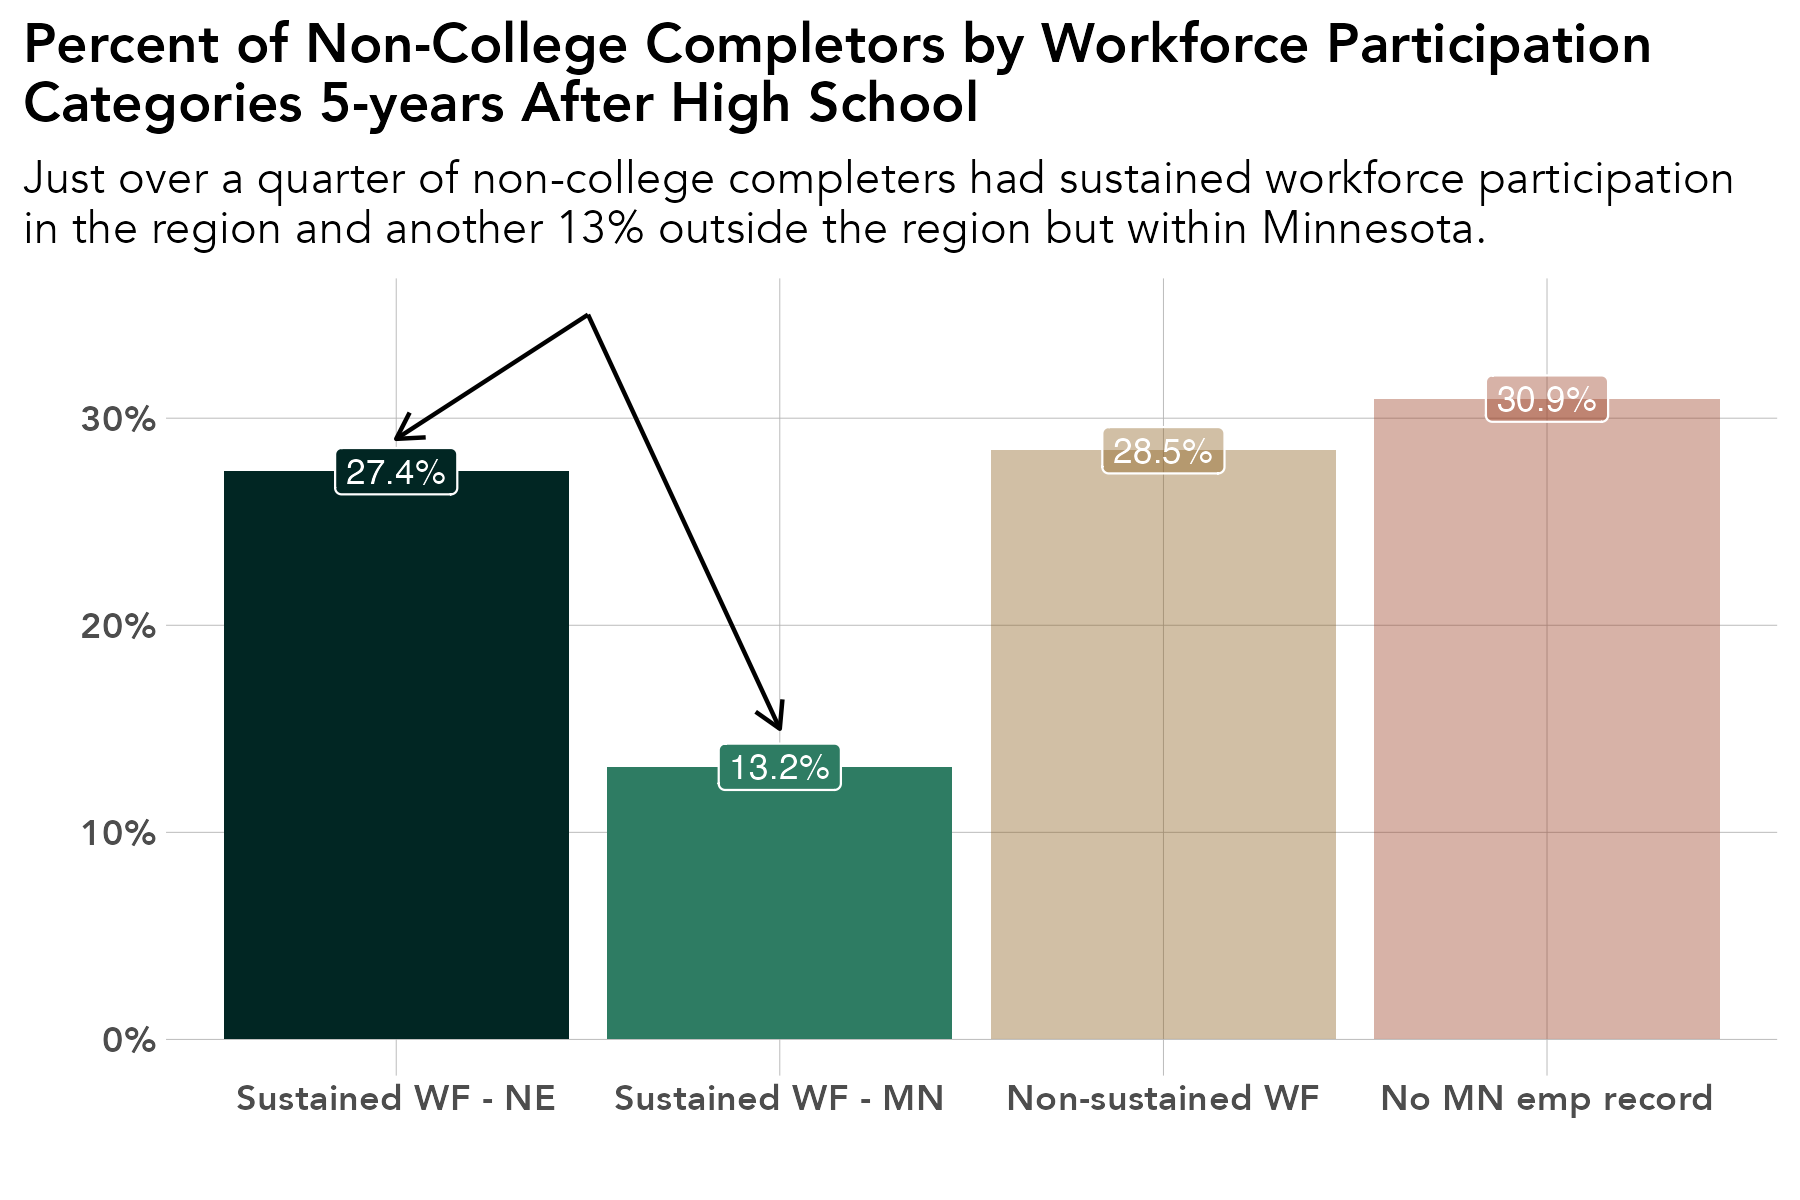

This chart was generated by the following R code:
# library -----------------------------------------------------------------
library(tidyverse)
library(sf)
library(ggrepel)
library(scales)
library(ggiraph)
library(rmapshaper)
library(cowplot)
library(RColorBrewer)
library(readxl)
library(lubridate)
library(readxl)
library(systemfonts)
reset_font_cache()
library(ggtext)
library(janitor)
library(cowplot)
library(ggalluvial)
library(ggsankey)


rm(list = ls())

# themes ------------------------------------------------------------------
theme_bar <- theme_bw() +
  theme(panel.grid.major = element_line(color = "grey70", size = 0.1),
        panel.grid.minor = element_blank(),
        axis.ticks = element_blank(),
        axis.text = element_text(face = "bold"),
        panel.border = element_blank(),
        legend.background = element_rect(fill = "transparent", color = "transparent"),
        legend.key = element_rect(fill = "transparent"),
        legend.key.size = unit(1, "lines"),
        legend.margin = margin(0,0,0,0),
        legend.title = element_blank(),
        legend.text = element_text(margin = margin(l = 2)),
        text = element_text(family = "Avenir") ,
        plot.title.position = "plot",
        plot.title = element_text(face = "bold"))

theme_line <- theme_bw() +
  theme(legend.background = element_rect(fill = "transparent", color = "transparent"),
        legend.key = element_rect(fill = "transparent"),
        legend.text = element_text(margin = margin(l = 2)),
        panel.grid.minor = element_blank(),
        panel.grid.major = element_line(color = "grey70", size = 0.1),
        axis.ticks = element_blank(),
        axis.text = element_text(face = "bold"),
        panel.border = element_blank(),
        legend.margin = margin(0,0,0,0),
        legend.key.size = unit(1, "lines"),
        text = element_text(family = "Avenir") ,
        plot.title.position = "plot",
        plot.title = element_text(face = "bold"))


theme_sf <- theme_bw() +
  theme(axis.text.x=element_blank(),
        axis.text.y=element_blank(),
        axis.ticks=element_blank(),
        panel.background = element_blank(),
        panel.grid.major = element_line(color = "white"),
        panel.border = element_blank(),
        legend.title = element_blank(),
        legend.text = element_text(margin = margin(l = 2)),
        legend.margin = margin(0,0,0,0),
        legend.key.size = unit(1, "lines"),
        text = element_text(family = "Avenir") ,
        plot.title.position = "plot",
        plot.title = element_text(face = "bold"))

theme_all <- theme_bw() +
  theme(axis.ticks=element_blank(),
        axis.text.y = element_blank(),
        panel.background = element_blank(),
        panel.grid.major = element_blank(),
        panel.grid = element_blank(),
        panel.border = element_blank(),
        legend.title = element_blank(),
        legend.text = element_text(margin = margin(l = 2)),
        legend.margin = margin(0,0,0,0),
        legend.key.size = unit(1, "lines"),
        text = element_text(family = "Avenir") ,
        plot.title.position = "plot",
        plot.title = element_text(face = "bold"))


regions <- read_csv("/Users/kellyasche/Library/CloudStorage/GoogleDrive-kasche@ruralmn.org/My Drive/Data Prep/R Projects/Join docs/county_regions.csv") %>%
  select(5,6) %>%
  unique() %>%
  mutate(edr = str_replace(edr, "  ", " "),
         planning.region = str_replace(planning.region, " Minnesota", ""),
         planning.region = fct_relevel(planning.region, "Northwest", "Northeast", "Central", "Seven County Mpls-St Paul", "Southwest", "Southeast"),
         edr = fct_relevel(edr, "EDR 1 - Northwest", "EDR 2 - Headwaters", "EDR 3 - Arrowhead", "EDR 4 - West Central", "EDR 5 - North Central", "EDR 6E- Southwest Central", "EDR 6W- Upper Minnesota Valley", "EDR 7E- East Central", "EDR 7W- Central", "EDR 8 - Southwest", "EDR 9 - South Central", "EDR 10 - Southeast", "EDR 11 - 7 County Twin Cities", "Minnesota"))

counties.regions <- read_csv("/Users/kellyasche/Library/CloudStorage/GoogleDrive-kasche@ruralmn.org/My Drive/Data Prep/R Projects/Join docs/county_regions.csv") %>%
  mutate(countyfp = formatC(countyfp, width = 3, flag = "0"),
         Name = str_to_title(Name),
         Name = str_replace(Name, "Q", "q"),
         Name = str_replace(Name, "Of The", "of the"),
         Name = str_replace(Name, "Mcleod", "McLeod"),
         Dem_Desc = ifelse(Name == "Minnesota", "Minnesota", Dem_Desc) ,
         edr = str_replace(edr, "  ", " "),
         planning.region = str_replace(planning.region, " Minnesota", ""),
         planning.region = fct_relevel(planning.region, "Northwest", "Northeast", "Central", "Seven County Mpls-St Paul", "Southwest", "Southeast"),
         edr = fct_relevel(edr, "EDR 1 - Northwest", "EDR 2 - Headwaters", "EDR 3 - Arrowhead", "EDR 4 - West Central", "EDR 5 - North Central", "EDR 6E- Southwest Central", "EDR 6W- Upper Minnesota Valley", "EDR 7E- East Central", "EDR 7W- Central", "EDR 8 - Southwest", "EDR 9 - South Central", "EDR 10 - Southeast", "EDR 11 - 7 County Twin Cities", "Minnesota"))

color.ruca <- c("Entirely rural" = "#009933", "Town/rural mix" = "#99CC33", "Urban/town/rural mix" = "#CC9966", "Entirely urban" = "#754C29", "Minnesota" = "black")

color.pr <- c("Northwest" = "#4575b4","Northeast" = "grey", "Central" = "#fee090", "Seven County Mpls-St Paul" = "#d73027", "Southwest" = "#91bfdb", "Southeast" = "#fc8d59", "Minnesota" = "black")

color.edr <- c("EDR 1 - Northwest" = "#b3cde3", "EDR 2 - Headwaters" = "#8c96c6", "EDR 3 - Arrowhead" = "#fe9929", "EDR 4 - West Central" = "#8856a7", "EDR 5 - North Central" = "#810f7c", "EDR 6E- Southwest Central" = "#e5f5f9", "EDR 6W- Upper Minnesota Valley" = "#bdc9e1", "EDR 7E- East Central" = "#99d8c9", "EDR 7W- Central" = "#2ca25f", "EDR 8 - Southwest" = "#74a9cf", "EDR 9 - South Central" = "#0570b0", "EDR 10 - Southeast" = "#d7301f", "EDR 11 - 7 County Twin Cities" = "#d8b365", "Minnesota" = "black")

color.pr.edr <- c ("Northwest" = "#4575b4","Northeast" = "#e0f3f8", "Central" = "#fee090", "Seven County Mpls-St Paul" = "#d73027", "Southwest" = "#91bfdb", "Southeast" = "#fc8d59", "Minnesota" = "black", "EDR 1 - Northwest" = "#b3cde3", "EDR 2 - Headwaters" = "#8c96c6", "EDR 3 - Arrowhead" = "#fe9929", "EDR 4 - West Central" = "#8856a7", "EDR 5 - North Central" = "#810f7c", "EDR 6E- Southwest Central" = "#e5f5f9", "EDR 6W- Upper Minnesota Valley" = "#bdc9e1", "EDR 7E- East Central" = "#99d8c9", "EDR 7W- Central" = "#2ca25f", "EDR 8 - Southwest" = "#74a9cf", "EDR 9 - South Central" = "#0570b0", "EDR 10 - Southeast" = "#d7301f", "EDR 11 - 7 County Twin Cities" = "#d8b365")

color.six <- c("#009933", "#4575b4", "grey", "#fee090", "#fc8d59", "#d73027")

mn_counties <- st_read("/Users/kellyasche/Library/CloudStorage/GoogleDrive-kasche@ruralmn.org/My Drive/Data Prep/R Projects/Shapefiles/County shapefiles/MNCounties_MNDOT.shp", quiet = TRUE) %>%
  ms_simplify(keep = .01, keep_shapes = TRUE) %>%
  rename("countyfp" = "FIPS_CODE")

counties.regions.1 <- counties.regions %>%
  mutate(statefp = "27",
         project.pr = ifelse(edr %in% c("EDR 1 - Northwest", "EDR 2 - Headwaters", "EDR 4 - West Central"), "Northwest",
                             ifelse(edr == "EDR 3 - Arrowhead", "Northeast",
                                    ifelse(edr %in% c("EDR 5 - North Central", "EDR 7E- East Central", "EDR 7W- Central"), "Central",
                                           ifelse(edr %in% c("EDR 6E- Southwest Central", "EDR 6W- Upper Minnesota Valley", "EDR 8 - Southwest"), "Southwest",
                                                  ifelse(edr %in% c("EDR 9 - South Central", "EDR 10 - Southeast"), "Southern", as.character(planning.region)))))),
         project.pr = fct_relevel(project.pr, "Northwest", "Northeast", "Central", "Seven County Mpls-St Paul", "Southwest", "Southern"))


# Prep data ---------------------------------------------------------------

original <- read_csv("Data/SLEDS/Masters/Master-report-dataset.csv")

data <- original %>%
  filter(ps.grad == "No",
         !grad.year.5 %in% c("After 2023", "Attending ps")) %>%
  select(grad.year.5) %>%
  mutate(grad.year.5 = as_factor(grad.year.5)) %>%
  group_by(grad.year.5) %>%
  summarize(n = n()) %>%
  ungroup() %>%
  mutate(pct = n / sum(n),
         grad.year.5 = fct_relevel(grad.year.5, "Sustained WF - NE", "Sustained WF - MN", "Non-sustained WF", "No MN emp record"),
         alpha = ifelse(grad.year.5 %in% c("Sustained WF - NE", "Sustained WF - MN"), "Highlight", "No highlight")) 


# Create chart ------------------------------------------------------------

names(data)

ggplot(data, aes(grad.year.5, pct, fill = grad.year.5, alpha = alpha)) +
  geom_col(position = "dodge") +
  geom_label(aes(label = percent(pct, accuracy = .1), alpha = alpha), show.legend = FALSE, position = position_dodge(width = .9), color = "white", size = 3) +
  labs(x="",
       y = "", 
       title = "Percent of Non-College Completors by Workforce Participation\nCategories 5-years After High School", 
       subtitle = "Just over a quarter of non-college completers had sustained workforce participation\nin the region and another 13% outside the region but within Minnesota.")+
  annotate(geom = "segment",
           x = 1.5,
           xend = 1,
           y = .35,
           yend = .29,
           arrow = arrow(length = unit(.25, "cm"))) +
  annotate(geom = "segment",
           x = 1.5,
           xend = 2,
           y = .35,
           yend = .15,
           arrow = arrow(length = unit(.25, "cm"))) +
  scale_y_continuous(labels=scales::percent) +
  theme_bar+
  scale_fill_manual(values = c("#012623", "#2E7C63", "#8B601F", "#9B3F24")) +
  scale_alpha_discrete(range = c(1, .4)) +
  theme(legend.position = "none")

ggsave(filename = "Charts/Paper report 3/pct-non-college-completors-wf-cat.pdf", device = cairo_pdf, dpi = "print", width = 6, height = 4)

ggsave(filename = "Charts/Paper report 3/pct-non-college-completors-wf-cat.png", dpi = "print", width = 6, height = 4)
